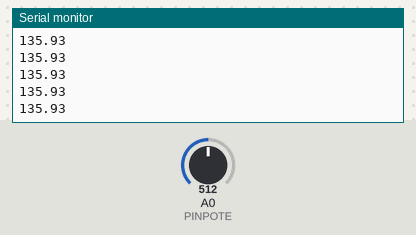
A sketch run on a simulated Arduino Uno, built with avr-gcc and run on an emulated ATmega328P. On the bench: the last lines printed to the serial monitor. Inputs (shaded band) come from the test bench; at power-on: A0 (PINPOTE) = 512.

Above: at 1.2 s.
1.3 s: A0 (PINPOTE) set to 716
At 1.56 s:
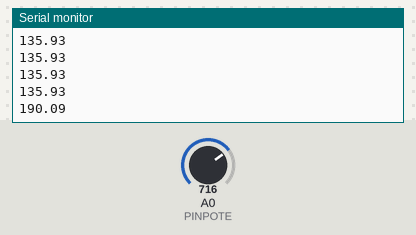
2.8 s: A0 (PINPOTE) set to 900
At 2.96 s:
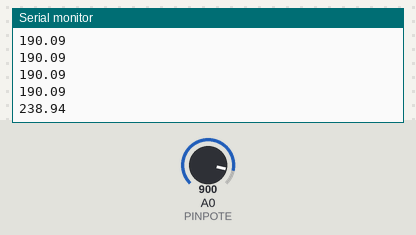
Timing chart, 0 to 5.8 s (numbered marks = the images above; inputs shaded):
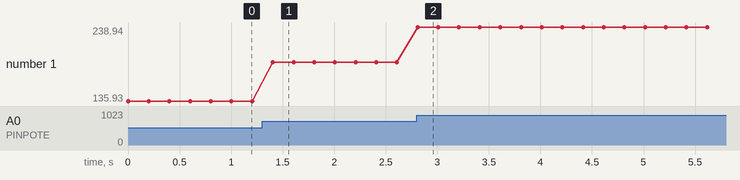

Measured:
- after the input at 1.3 s, the serial monitor: prints a new line after 0.10 s (image 1)
- after the input at 2.8 s, the serial monitor: prints a new line at once (image 2)
- plotted number 1: 135.93 → 190.09 after the input at 1.3 s, 190.09 → 238.94 after the input at 2.8 s

The sketch:

practica1_2_pote.ino
```cpp
#define PINPOTE A0
#define CTEPROP 3.76666666666666


float angulo = 0;

void setup() {
  // put your setup code here, to run once:
  Serial.begin(9600);
  pinMode(PINPOTE, INPUT);
}

void loop() {
  // put your main code here, to run repeatedly:
  int pote= analogRead(A0);
  angulo = pote/CTEPROP;
  Serial.println(angulo);
  delay(200);


}
```
